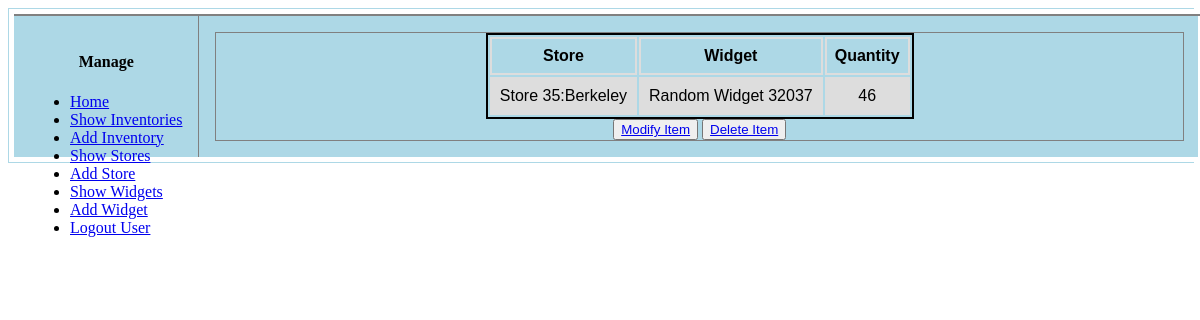
Screenshot of /simple/inventory/1/ (signed in) with the database file from the repository.
### simple/models.py (models this page shows, shortened)
class Inventory(models.Model):
    created_by = models.ForeignKey(User,
                                   null=False,
                                   on_delete=models.CASCADE)
    store = models.ForeignKey(Store,
                              null=False,
                              on_delete=models.CASCADE)
    widget = models.ForeignKey(Widget,
                               null=True,
                               on_delete=models.CASCADE)
    quantity = models.PositiveIntegerField(default=0,
                                           null=False,
                                           blank=False)
    deleted = models.BooleanField(default=False)
    link = models.URLField(max_length=30,
                           null=True,
                           blank=False)
    ulink = models.URLField(max_length=30,
                            null=True,
                            blank=False)
    dlink = models.URLField(max_length=30,
                            null=True,
                            blank=False)

class Store(models.Model):
    created_by = models.ForeignKey(User,
                                   on_delete=models.CASCADE)
    name = models.CharField(max_length=20,
                            null=False,
                            blank=False,
                            unique=True)
    location = models.CharField(max_length=20,
                                null=False,
                                blank=False,
                                unique=True)
    deleted = models.BooleanField(default=False)
    link = models.URLField(max_length=30,
                           null=True,
                           blank=False)
    ulink = models.URLField(max_length=30,
                            null=True,
                            blank=False)
    dlink = models.URLField(max_length=30,
                            null=True,
                            blank=False)
    def __str__(self):
        return '{0}:{1}'.format(self.name, self.location)

class Widget(models.Model):
    created_by = models.ForeignKey(User,
                                   on_delete=models.CASCADE)
    name = models.CharField(max_length=20,
                            null=False,
                            blank=False,
                            unique=True)
    sku = models.CharField(max_length=10,
                           null=False,
                           blank=False,
                           unique=True)
    cost = models.DecimalField(max_digits=6,
                               decimal_places=2,
                               default=Decimal('0.00'))
    deleted = models.BooleanField(default=False)
    link = models.URLField(max_length=30,
                           null=True,
                           blank=False)
    ulink = models.URLField(max_length=30,
                            null=True,
                            blank=False)
    dlink = models.URLField(max_length=30,
                            null=True,
                            blank=False)
    def __str__(self):
        return self.name

### simple/views.py (the view)
@login_required
@cache_page(60 * 5)
def inventory_detail(request, pk):
    if request.method not in ['GET']:
        return Http405()
    context = _get_context()
    context['title'] = 'Simple: Inventory Detail'
    template = 'simple/inventory_detail.html'
    try:
        context['inventory'] = Inventory.objects.get(created_by=request.user,
                                                     pk=pk,
                                                     deleted=False)
        return render(request, template, context)
    except Inventory.DoesNotExist as e:
        return HttpResponseRedirect(
            reverse_lazy('simple:eperm',
                         kwargs={'pk': pk}))

### simple/views.py (called while the page is built)
def _get_context(context={}):
    context['header'] = 'Django: Simple App'
    context['footer'] = 'Copyright 2017 @Tim Stilwell'
    if 'prev' in context:
        del context['prev']
    if 'next' in context:
        del context['next']
    if 'aggr' in context:
        del context['aggr']
    return context

### simple/templates/simple/inventory_detail.html
{% extends "simple/base.html" %}
{% block table %}
    <table id="detail">
        <tr>
            <th>Store</th>
            <th>Widget</th>
            <th>Quantity</th>
        </tr>
        <tr>
            <td>{{ inventory.store }}</td>
            <td>{{ inventory.widget }}</td>
            <td>{{ inventory.quantity }}</td>
        </tr>
    </table>
    {% if inventory.store %}
        <button type="button">
            <a href="{{ inventory.ulink }}">Modify Item</a>
        </button>
        <button type="button">
            <a href="{{ inventory.dlink }}">Delete Item</a>
        </button>
    {% endif %}
{% endblock %}

### simple/static/css/simple/layout.css (style rules this page uses)
table { text-align: right; font-family: arial, sans-serif; font-style: 10px; border: 2px solid black; padding: none; margin: 0 auto 0 auto; }
td, th { border: 2px solid #dddddd; text-align: center; padding: 8px; }
tr:nth-child(even) { background-color: #dddddd; }

### rows the page displays
Inventory: store "Store 35:Berkeley", widget "Random Widget 32037", quantity "46"
